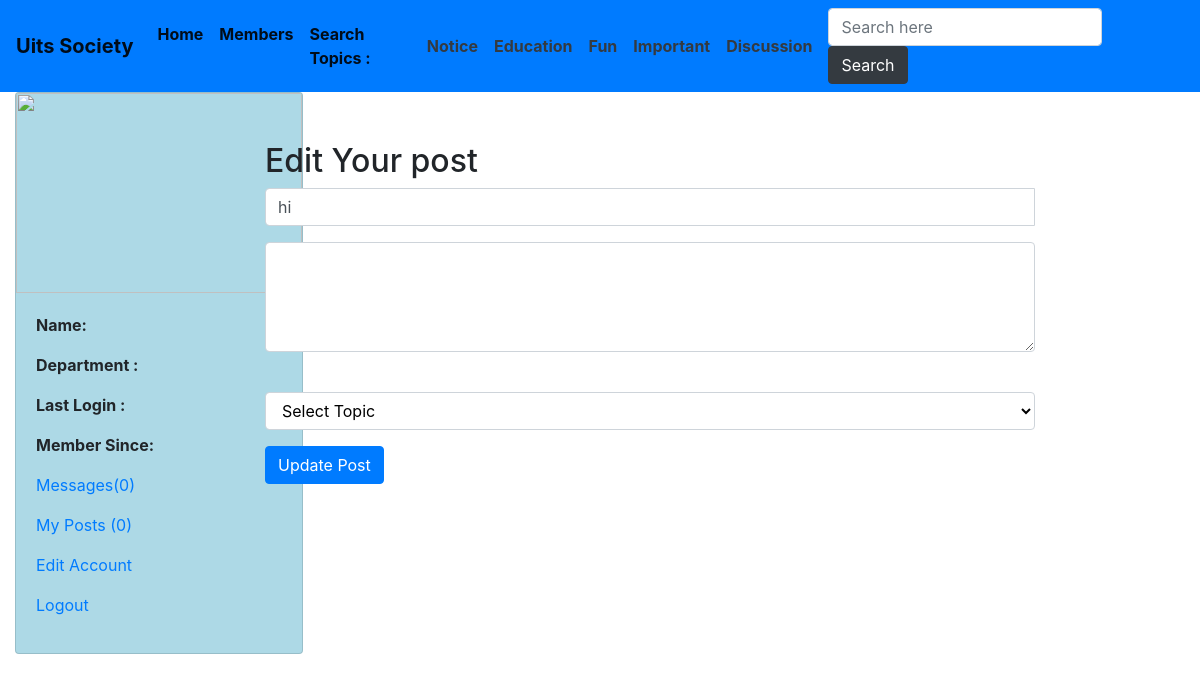
The page /edit_post.php?post_id=2 on the database its author committed.
### tables this page shows
CREATE TABLE `topics` (
  `topic_id` int(11) NOT NULL,
  `topic_name` varchar(255) NOT NULL
);

CREATE TABLE `posts` (
  `post_id` int(11) NOT NULL,
  `user_id` int(11) NOT NULL,
  `topic_id` int(11) NOT NULL,
  `post_title` text NOT NULL,
  `post_content` text NOT NULL,
  `post_date` timestamp NOT NULL DEFAULT current_timestamp()
);

### edit_post.php (the view, shortened to what this page needs)
<!doctype html>
<?php
include("functions/functions.php");
?>
<html lang="en">
  <head>
    <link rel="stylesheet" href="https://stackpath.bootstrapcdn.com/bootstrap/4.4.1/css/bootstrap.min.css">
     <link rel="stylesheet" href="styles/home_style.css" media="all">
  </head>
  <body>
 <div>
    <nav class="navbar sticky-top navbar-expand-lg navbar-light bg-primary">
  <a class="navbar-brand font-weight-bolder" href="#">Uits Society</a>
  <div class="collapse navbar-collapse" id="navbarSupportedContent">
    <ul class="navbar-nav mr-auto">
      <li class="nav-item active">
        <a class="nav-link font-weight-bolder" href="home.php">Home <span class="sr-only">(current)</span></a>
      </li>
      <li class="nav-item active font-weight-bolder">
        <a class="nav-link" href="members.php">Members</a>
      </li>
      <li class="nav-item active font-weight-bolder">
        <a class="nav-link disabled" href="#" tabindex="-1" aria-disabled="true">Search Topics : </a>
      </li>
      <?php
                $get_topics = "select * from topics";
                $run_topics = mysqli_query($con,$get_topics);
                while($row=mysqli_fetch_array($run_topics)){
                    $topic_id = $row['topic_id'];
                    $topic_name = $row['topic_name'];
                    echo "<li class='navbar navbar-nav nav-item font-weight-bolder active'><a href='topic.php?topic=$topic_id' class='text-dark'>$topic_name</a></li>";
                }
                ?>
    </ul>
    <form class="form-inline my-2 my-lg-0" method="get" action="results.php" >
      <input class="form-control mr-sm-2" type="text" name="user_query" placeholder="Search here" aria-label="Search">
      <button class="btn btn-dark my-2 my-sm-0" type="submit" name="search" value="Search">Search</button>
    </form>
  </div>
</nav>
</div>
    <div class="container-fluid">
          <?php
          $user = $_SESSION['user_email'];
          $get_user = "select * from users where user_email='$user'";
          $run_user = mysqli_query($con,$get_user);
          $row = mysqli_fetch_array($run_user);
          $user_id = $row['user_id'];
          $user_name = $row['user_name'];
          $user_department = $row['user_department'];
          $user_image = $row['user_image'];
          $register_date = $row['user_reg_date'];
          $last_login = $row['user_last_login'];
          $user_posts = "select * from posts where user_id='$user_id'";
          $run_posts = mysqli_query($con,$user_posts);
          $posts = mysqli_num_rows($run_posts);
          $sel_msg = "select * from messages where receiver='$user_id' AND status='unread' ORDER by 1 DESC";
          $run_msg = mysqli_query($con,$sel_msg);
          $count_msg = mysqli_num_rows($run_msg);
        echo "
            <div class='row'>
            <div class='col-sm-4 col-lg-2'>
            <div class='card' style='width: 18rem; height : auto; background-color:#ADD9E6;'>
        <img class='card-img-top' src='images/$user_image' width='200' height='200'>
        <div id = 'user_mention'class='card-body'>
        <p><strong>Name: </strong> $user_name</p>
        <p><strong>Department : </strong>$user_department</p>
        <p><strong>Last Login : </strong>$last_login</p>
        <p><strong>Member Since: </strong>$register_date</p>
        <p><a href='my_messages.php?inbox&u_id=$user_id'>Messages($count_msg)</a></p>
        <p><a href='my_posts.php?u_id=$user_id'>My Posts ($posts)</a></p>
        <p><a href='edit_profile.php?u_id=$user_id'>Edit Account </a></p>
        <p><a href='logout.php'>Logout </a></p>
        </div></div></div>
        ";
          ?>
          <div class="col-sm-7 col-lg-8" style="margin-left: 50px; margin-top: 50px">
        <div id="timeline">
    			<?php
				if(isset($_GET['post_id'])) {
				$get_id = $_GET['post_id'];
				$get_post = "select * from posts where post_id='$get_id'";
				$run_post = mysqli_query($con,$get_post);
				$row = mysqli_fetch_array($run_post);
				$post_title = $row['post_title'];
				$post_con = $row['post_content'];
				}
				?>
				<form action="" method = "post" id="f">
    				<h2> Edit Your post </h2>
            <div class="form-group input-group">
    				<input class="form-control" type="text" name="title" value="<?php echo $post_title;?>" size="82" required="required"><br/>
          </div>
          <div class="form-group ">
    				<textarea class="form-control" cols="83" rows="4" name="content" value=" <?php echo $post_con; ?>"></textarea><br/>
          </div>
    				<select class="form-group form-control" style="color:black" name="topic">
              <option>Select Topic</option>
            </select>
    				<input class="btn btn-primary"  type="submit" name="update" value="Update Post">
    			</form>
    </div>
  </div>

### rows shown on the page
topics: topic_name "Notice"
topics: topic_name "Education"
topics: topic_name "Fun"
topics: topic_name "Important"
topics: topic_name "Discussion"
posts: title "hi"

### other values the page prints
$count_msg "0"
$posts "0"
